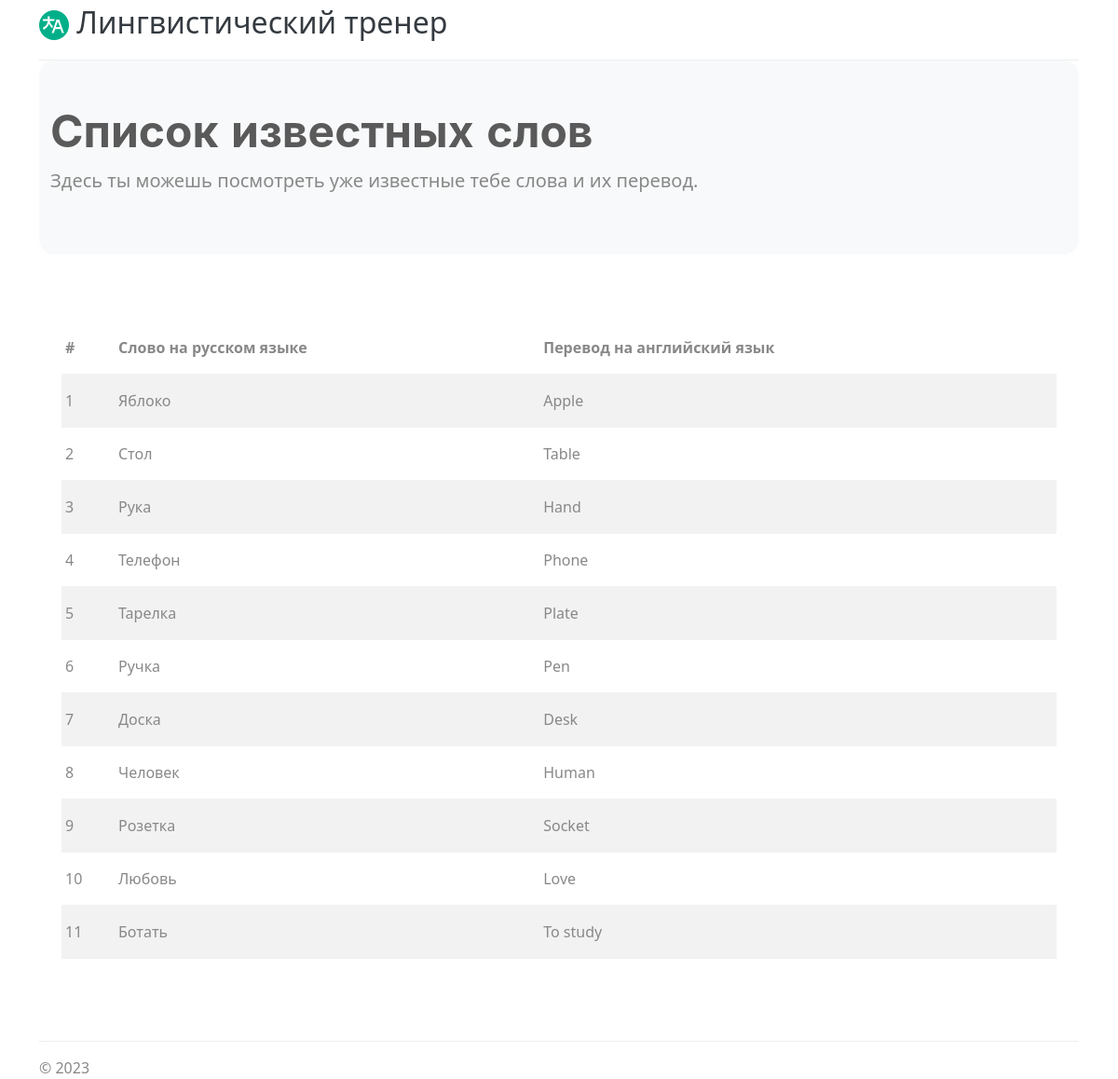
Page /terms-list on the committed database.
### dbconnect/models.py (models this page shows)
class Terms(models.Model):
    termid = models.AutoField(db_column='termId', primary_key=True)  # Field name made lowercase.
    term = models.TextField()
    definition = models.TextField()
    class Meta:
        db_table = 'Terms'

### proj_maths/views.py (the view)
# urls.py: path('terms-list', views.terms_list),
def terms_list(request):
    terms = terms_db.db_get_terms_for_table()
    return render(request, "term_list.html", context={"terms": terms})

### proj_maths/terms_db.py (called while the page is built)
def db_get_terms_for_table():
    terms = []
    for i, item in enumerate(Terms.objects.all()):
        terms.append([i + 1, item.term.capitalize(), item.definition.capitalize()])
    return terms

### templates/term_list.html (shortened to what this page needs)
{% extends "base_page.html" %}
{% block page-title %}
Список известных слов
{% endblock %}
{% block page-lead %}
Здесь ты можешь посмотреть уже известные тебе слова и их перевод.
{% endblock %}
{% block content %}
<div class="container px-4 py-5" id="terms-table">
    <div class="table-responsive">
        <table class="table table-striped table-sm">
          <thead>
            <tr>
              <th scope="col" class="py-3">#</th>
              <th scope="col" class="py-3">Слово на русском языке</th>
              <th scope="col" class="py-3">Перевод на английский язык</th>
            </tr>
          </thead>
          <tbody>
            {% for cnt, term, definition in terms %}
            <tr>
                <td class="py-3">{{ cnt }}</td>
                <td class="py-3">{{ term }}</td>
                <td class="py-3">{{ definition }}</td>
            </tr>
            {% endfor %}
          </tbody>
        </table>
      </div>
</div>
{% endblock %}

### templates/base_page.html (shortened to what this page needs)
<!DOCTYPE html>
<html lang="ru">
<head>
    {% load static %}
    <link href="{% static 'bootstrap.min.css' %}" rel="stylesheet">
    <link href="{% static 'bootstrap.css' %}" rel="stylesheet">
</head>
<body>
<main>
    <div class="container">
        <header class="border-bottom">
            <a href="/" class="d-flex align-items-center mb-3 mb-md-0 me-md-auto text-dark text-decoration-none">
                <div class="fs-2 mb-3">
                    <img src="{% static 'translator.svg' %}" alt="Лингвистический тренер" width="32" height="32"/>
                    <span>Лингвистический тренер</span>
                </div>
            </a>
        </header>
        <div class="p-6 mb-4 bg-light rounded-4" id="title-box">
            <div class="container-fluid py-5">
                <h1 class="display-5 fw-bold">{% block page-title %}{% endblock %}</h1>
                <p class="col-md-8 fs-5">{% block page-lead %}{% endblock %}</p>
            </div>
        </div>
        {% block content %}{% endblock %}
        <footer class="footer pt-3 mt-4 text-muted border-top">© 2023</footer>
    </div>
</main>
</body>
</html>

### rows in the picture
Terms: cnt "1", term "Яблоко", definition "Apple"
Terms: cnt "2", term "Стол", definition "Table"
Terms: cnt "3", term "Рука", definition "Hand"
Terms: cnt "4", term "Телефон", definition "Phone"
Terms: cnt "5", term "Тарелка", definition "Plate"
Terms: cnt "6", term "Ручка", definition "Pen"
Terms: cnt "7", term "Доска", definition "Desk"
Terms: cnt "8", term "Человек", definition "Human"
Terms: cnt "9", term "Розетка", definition "Socket"
Terms: cnt "10", term "Любовь", definition "Love"
Terms: cnt "11", term "Ботать", definition "To study"
